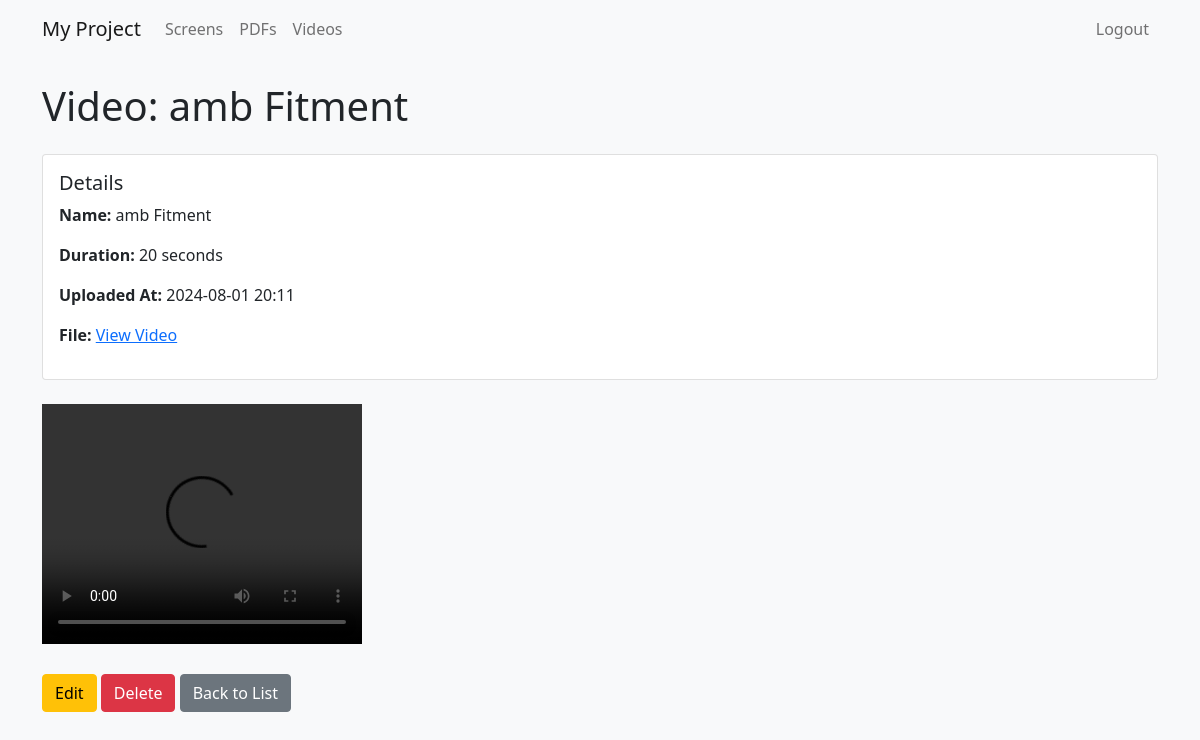
The page /videos/7/ (signed in) on the database its author committed.
### screen_app/models.py (models this page shows, shortened)
class VideoFile(models.Model):
    video_duration = models.IntegerField(default=20,help_text="Duration of video in seconds")
    video_name = models.CharField(max_length=100,default='TA100-70020' ,help_text="Name of Media file")
    video_file = models.FileField(upload_to='static/media/Videos_files/')
    uploaded_at = models.DateTimeField(default=timezone.now)

### screen_app/views.py (the view)
# urls.py: path('videos/<int:pk>/', views.VideoFileDetailView.as_view(), name='video_detail'),
@staff_member_required_cbv
class VideoFileDetailView(DetailView):
    model = VideoFile
    template_name = 'videos/video_detail.html'

### screen_app/templates/videos/video_detail.html (shortened to what this page needs)
{% extends 'base.html' %}
{% block content %}
<h1 class="mb-4">Video: {{ object.video_name }}</h1>
<div class="card">
    <div class="card-body">
        <h5 class="card-title">Details</h5>
        <p><strong>Name:</strong> {{ object.video_name }}</p>
        <p><strong>Duration:</strong> {{ object.video_duration }} seconds</p>
        <p><strong>Uploaded At:</strong> {{ object.uploaded_at|date:"Y-m-d H:i" }}</p>
        <p><strong>File:</strong> <a href="{{ object.video_file.url }}" target="_blank">View Video</a></p>
    </div>
</div>
<div class="mt-4">
    <video width="320" height="240" controls>
        <source src="{{ object.video_file.url }}" type="video/mp4">
    </video>
</div>
<div class="mt-4">
    <a href="{% url 'video_update' object.pk %}" class="btn btn-warning">Edit</a>
    <a href="{% url 'video_delete' object.pk %}" class="btn btn-danger">Delete</a>
    <a href="{% url 'video_list' %}" class="btn btn-secondary">Back to List</a>
</div>
{% endblock %}

### static/css/style.css (style rules this page uses)
body { background-color: #f8f9fa; }

### rows shown on the page
VideoFile: video_name "amb Fitment", video_duration "20", uploaded_at "2024-08-01 20:11"
